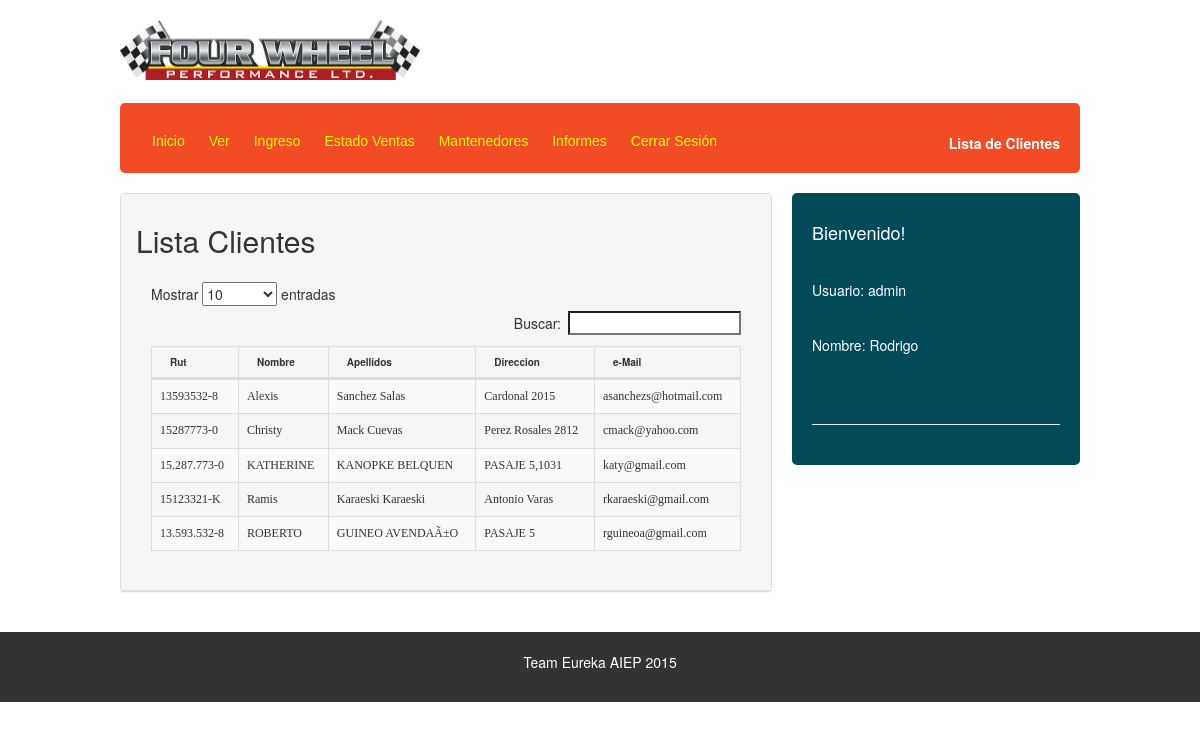
Screenshot of /administracion/list_cliente.php (signed in) with the database file from the repository.
### tables this page shows
CREATE TABLE IF NOT EXISTS `cliente` (
  `rut_cliente` varchar(12) NOT NULL,
  `nombre_cliente` varchar(40) DEFAULT NULL,
  `apepat_cliente` varchar(40) DEFAULT NULL,
  `apemat_cliente` varchar(40) DEFAULT NULL,
  `dire_cliente` varchar(50) DEFAULT NULL,
  `ciudad_cliente` varchar(30) DEFAULT NULL,
  `email_cliente` varchar(40) DEFAULT NULL,
  `fono_cliente` varchar(20) DEFAULT NULL,
  `user_cliente` varchar(30) DEFAULT NULL
);

### php/seguridad.php (called while the page is built, shortened)
<?php
	$user = $_SESSION["user"];
	$nombre = $_SESSION["nombre"];
?>

### administracion/list_cliente.php (the view, shortened to what this page needs)
<?php
	include("../php/seguridad.php");
	include("../php/conexion.php");
	$sql_cliente = "SELECT rut_cliente, nombre_cliente, apepat_cliente, apemat_cliente, dire_cliente, 					email_cliente
					FROM cliente
					ORDER BY nombre_cliente;";
	$resultado = mysqli_query($conexion, $sql_cliente);
?>
<!DOCTYPE html>
<html lang="en">
<head>
	<link rel="stylesheet" href="../css/style_adm.css">
	<link rel="stylesheet" type="text/css" href="../css/bootstrap.css">
    <link href="../css/dataTables.bootstrap.css" rel="stylesheet">
    <link href="../css/dataTables.responsive.css" rel="stylesheet">
</head>
<body>
<?php include('../theme/header_adm.php'); ?>
    <section class="main">
		<div class="wrapp">
			<div class="mensaje">
				<?php include("menu.php"); ?>
                <p style="text-align:right; text-size: 18px;"><strong>Lista de Clientes</strong></p>
			</div>
			<div class="articulo">
				<article>
					<div class="panel panel-default">
						<div class="panel-heading"><h2>Lista Clientes</h2>
							<div class="panel-body">
								<div class="table-responsive">
									<table class="table table-striped table-bordered table-hover" id="dataTables-example" style="font-size: 10px;">
										<thead>
											<tr>
												<th>Rut</th>
												<th>Nombre</th>
												<th>Apellidos</th>
												<th>Direccion</th>
												<th>e-Mail</th>
											</tr>
										</thead>
										<tbody style="font-size: 9px;">
												<?php
												while($row_cli=mysqli_fetch_row($resultado)){
													echo "<tr>";
													echo "<td>$row_cli[0]</td>";
													echo "<td>$row_cli[1]</td>";
													echo "<td>$row_cli[2] $row_cli[3]</td>";
													echo "<td>$row_cli[4]</td>";
													echo "<td>$row_cli[5]</td>";
													echo "</tr>";
												}?>
										</tbody>
									</table>
								</div>
							</div>
						</div>
					</div>
				</article>
			</div>
			<aside>
				<div class="widget">
					<h4>Bienvenido! </h4><br/>
					<h5><?php echo "Usuario: $user" ?></h5><br>
					<h5><?php echo "Nombre: $nombre" ?></h5><br>
                    <br>
                    <hr width=100%>
				</div>
			</aside>
		</div>
	</section>
	<footer>
		<div class="wrapp">
			<p>Team Eureka AIEP 2015</p>
		</div>
	</footer>
</body>
</html>

### css/style_adm.css (style rules this page uses)
* { -webkit-box-sizing: border-box; -moz-box-sizing: border-box; box-sizing: border-box; margin:0px; padding:0px; }
body { background:#f2f2f2; color:#333; font-family:Arial, helvetica, sans-serif; }
.wrapp { max-width: 1000px; width:80%; margin:auto; overflow: hidden; }
.mensaje { background:#F24C27; padding:20px; color:#fff; margin:20px 0; border-radius:5px; height: 70px; }
.articulo { float: left; width: 70%; padding:0px 20px 20px 0px; }
td { font-family: tahoma; font-size: 12px; padding: 5px; }
aside { float: left; width: 30%; background:#024959; color:#fff; padding:20px; border-radius:5px; }
footer { width: 100%; background:#333; padding:20px 0; color:#fff; }
footer p { text-align:center; }

### rows the page displays
cliente: rut_cliente "13593532-8", nombre_cliente "Alexis", apepat_cliente "Sanchez", apemat_cliente "Salas", dire_cliente "Cardonal 2015", email_cliente "asanchezs@hotmail.com"
cliente: rut_cliente "15287773-0", nombre_cliente "Christy", apepat_cliente "Mack", apemat_cliente "Cuevas", dire_cliente "Perez Rosales 2812", email_cliente "cmack@yahoo.com"
cliente: rut_cliente "15.287.773-0", nombre_cliente "KATHERINE", apepat_cliente "KANOPKE", apemat_cliente "BELQUEN", dire_cliente "PASAJE 5,1031", email_cliente "katy@gmail.com"
cliente: rut_cliente "15123321-K", nombre_cliente "Ramis", apepat_cliente "Karaeski", apemat_cliente "Karaeski", dire_cliente "Antonio Varas", email_cliente "rkaraeski@gmail.com"
cliente: rut_cliente "13.593.532-8", nombre_cliente "ROBERTO", apepat_cliente "GUINEO", apemat_cliente "AVENDAÃ±O", dire_cliente "PASAJE 5", email_cliente "rguineoa@gmail.com"

### other values shown
$user "admin"
$nombre "Rodrigo"
